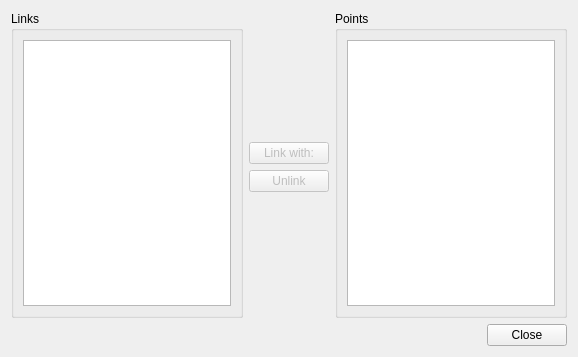
<?xml version="1.0" encoding="UTF-8"?>
<ui version="4.0">
 <class>LinkDialog</class>
 <widget class="QDialog" name="LinkDialog">
  <property name="geometry">
   <rect>
    <x>0</x>
    <y>0</y>
    <width>578</width>
    <height>357</height>
   </rect>
  </property>
  <property name="windowTitle">
   <string>Link points</string>
  </property>
  <layout class="QGridLayout" name="gridLayout">
   <item row="4" column="0" colspan="2">
    <spacer name="horizontalSpacer">
     <property name="orientation">
      <enum>Qt::Horizontal</enum>
     </property>
     <property name="sizeHint" stdset="0">
      <size>
       <width>40</width>
       <height>20</height>
      </size>
     </property>
    </spacer>
   </item>
   <item row="0" column="1">
    <spacer name="verticalSpacer_2">
     <property name="orientation">
      <enum>Qt::Vertical</enum>
     </property>
     <property name="sizeHint" stdset="0">
      <size>
       <width>20</width>
       <height>129</height>
      </size>
     </property>
    </spacer>
   </item>
   <item row="2" column="1">
    <widget class="QPushButton" name="unlinkButton">
     <property name="enabled">
      <bool>false</bool>
     </property>
     <property name="text">
      <string>Unlink</string>
     </property>
    </widget>
   </item>
   <item row="1" column="1">
    <widget class="QPushButton" name="linkButton">
     <property name="enabled">
      <bool>false</bool>
     </property>
     <property name="text">
      <string>Link with:</string>
     </property>
    </widget>
   </item>
   <item row="3" column="1">
    <spacer name="verticalSpacer">
     <property name="orientation">
      <enum>Qt::Vertical</enum>
     </property>
     <property name="sizeHint" stdset="0">
      <size>
       <width>20</width>
       <height>129</height>
      </size>
     </property>
    </spacer>
   </item>
   <item row="0" column="0" rowspan="4">
    <widget class="QGroupBox" name="groupBox_2">
     <property name="title">
      <string>Links</string>
     </property>
     <layout class="QGridLayout" name="gridLayout_3">
      <item row="0" column="0">
       <widget class="QTreeWidget" name="pointTree">
        <property name="autoExpandDelay">
         <number>-1</number>
        </property>
        <attribute name="headerVisible">
         <bool>false</bool>
        </attribute>
        <column>
         <property name="text">
          <string>Point</string>
         </property>
        </column>
        <column>
         <property name="text">
          <string>index</string>
         </property>
        </column>
       </widget>
      </item>
     </layout>
    </widget>
   </item>
   <item row="4" column="3">
    <widget class="QPushButton" name="closeButton">
     <property name="text">
      <string>Close</string>
     </property>
     <property name="icon">
      <iconset resource="../res.qrc">
       <normaloff>:/res/cancel.png</normaloff>:/res/cancel.png</iconset>
     </property>
    </widget>
   </item>
   <item row="4" column="2">
    <spacer name="horizontalSpacer_2">
     <property name="orientation">
      <enum>Qt::Horizontal</enum>
     </property>
     <property name="sizeHint" stdset="0">
      <size>
       <width>40</width>
       <height>20</height>
      </size>
     </property>
    </spacer>
   </item>
   <item row="0" column="2" rowspan="4" colspan="2">
    <widget class="QGroupBox" name="groupBox">
     <property name="title">
      <string>Points</string>
     </property>
     <layout class="QGridLayout" name="gridLayout_2">
      <item row="0" column="0">
       <widget class="QListWidget" name="pointList"/>
      </item>
     </layout>
    </widget>
   </item>
  </layout>
 </widget>
 <resources>
  <include location="../res.qrc"/>
 </resources>
 <connections/>
</ui>
